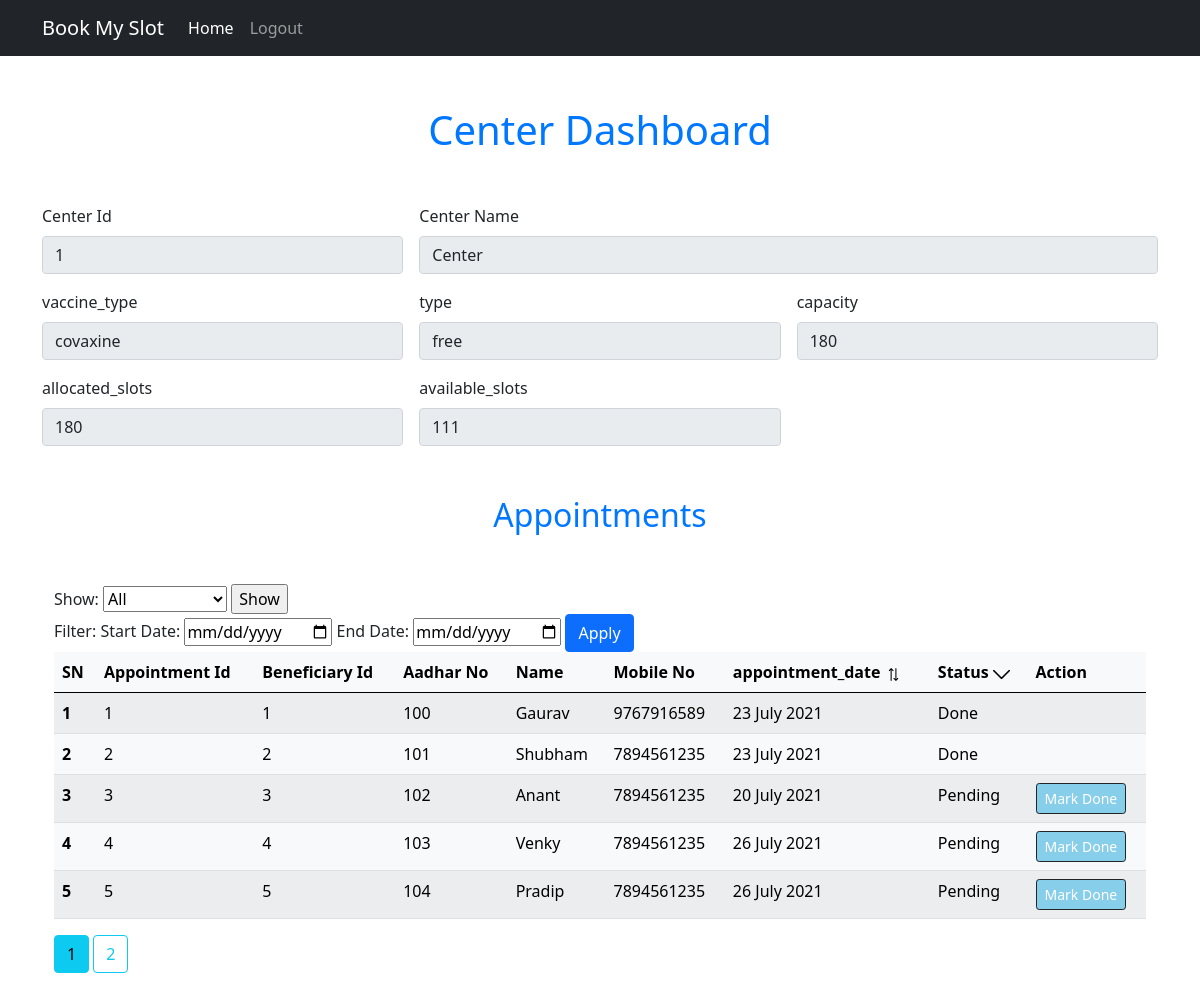
Page /center_dashboard?show=all&sort_by=status&order=asc (signed in) on the earlier database version.
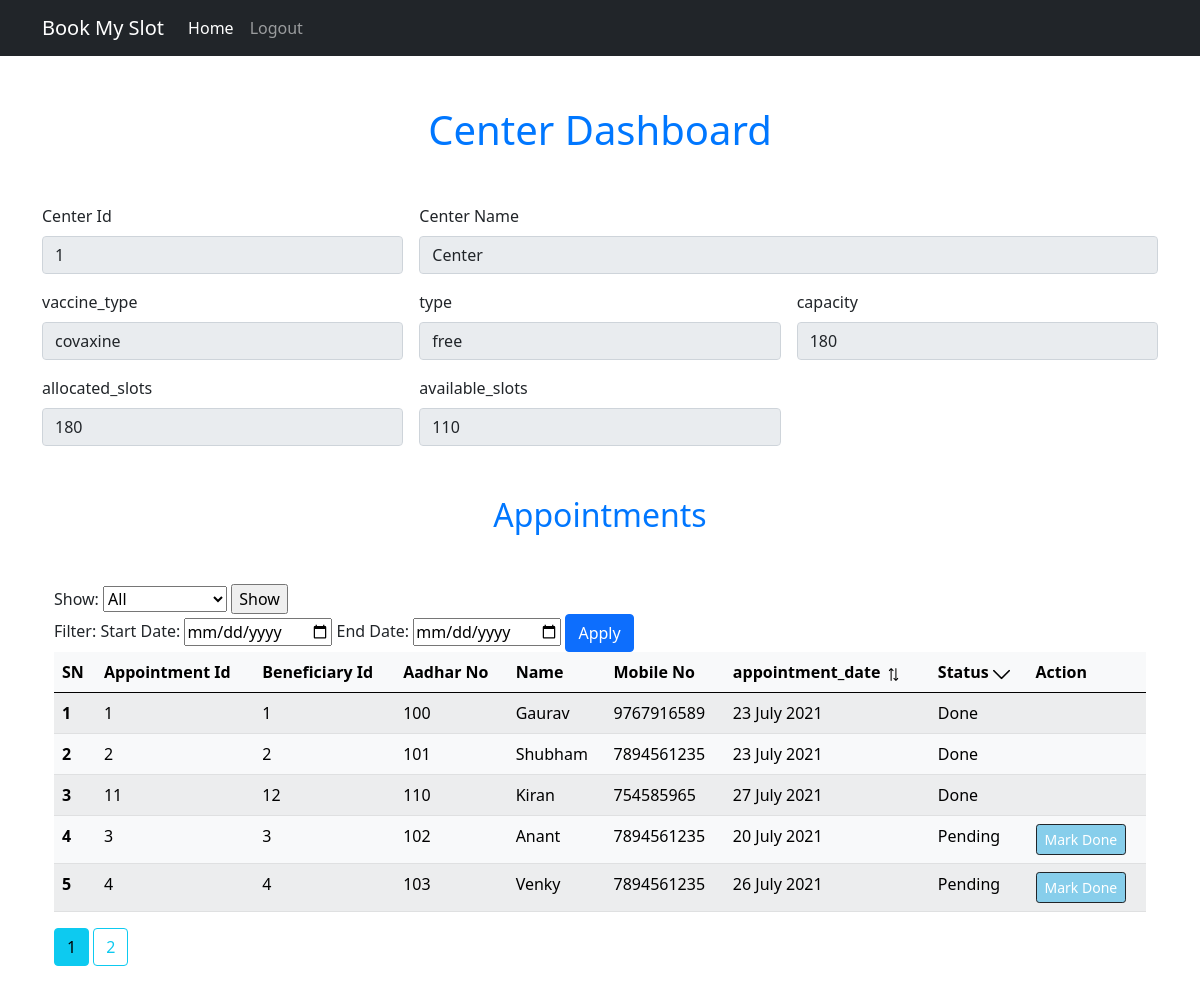
Same page on the later database version.
### models.py (models this page shows)
class Bookings(db.Model):
    __tablename__= 'bookings'
    booking_id=db.Column(db.Integer, primary_key=True)
    user_id=db.Column(db.Integer,db.ForeignKey('users.id'))
    center_id=db.Column(db.Integer,db.ForeignKey('centers.center_id'))
    vaccine=db.Column(db.String(100),default='V1')
    type=db.Column(db.String,default='free')
    booking_date=db.Column(db.DateTime, default=datetime.datetime.utcnow())
    appointment_date=db.Column(db.DateTime, default=datetime.datetime.utcnow())
    status=db.Column(db.String(50), default='Pending')

class User(db.Model,UserMixin):
    __tablename__= 'users'
    id=db.Column(db.Integer, primary_key=True)
    first_name=db.Column(db.String(100), nullable=False)
    last_name=db.Column(db.String(100), nullable=False)
    aadhar_no=db.Column(db.Integer(), nullable=False,unique=True)
    birth_year=db.Column(db.Integer(), nullable=False)
    email=db.Column(db.String(100),nullable=False)
    mobile_no=db.Column(db.Integer(), nullable=False)
    password=db.Column(db.String(100), nullable=False)
    dose = db.Column(db.Integer(), nullable=True)

### routes.py (the view)
@app.route("/center_dashboard")
@login_required
def center_dashboard():
    if is_authorized_staff():
        try:
            center_data =get_center(current_user.center_id)
            show_only = request.args.get("show")
            order = request.args.get("order")
            sort_by = request.args.get("sort_by")
            start_date = request.args.get("start_date")
            end_date = request.args.get("end_date")
            page=request.args.get('page',1,type=int)
            user_appo_data= user_and_appo_data_sroted(current_user.center_id,show_only=show_only,sort_by=sort_by, order=order,start_date=start_date,end_date=end_date,page=page)
            logged_in_staff_data = get_staff_data(current_user.staff_id)
            errmsg=""
            if session.get("errmsg"):
                errmsg = session.get("errmsg")
                flash(errmsg,"danger")
            return render_template('center_dashboard.html', center=center_data,data=user_appo_data,logged_in_staff_data=logged_in_staff_data)
        except Exception as e:
            print(e)
            flash("Some error occured, Try again later...","danger")
            return render_template('staff_login.html')
    else:
        flash("You are not a authorised staff to access this page","warning")
        return redirect(url_for("staff_login")),403

### auth.py (called while the page is built)
@login_manager.user_loader
def load_user(user_id):
    user=session.get('user_cat')
    if user == "Staff":
        return Staff.query.get(user_id)
    else:
        return User.query.get(user_id)

def is_authorized_staff():
    if not(session["user_cat"]=="Staff"):
        return False
    else:
        return True

### models.py (called while the page is built)
def get_staff_data(staff_id):
    result = Staff.query.get(staff_id)
    staff = staff_schema.dump(result)
    return staff

def get_center(center_id):
    result = Center.query.get(center_id)
    center = center_schema.dump(result)
    return center

### templates/center_dashboard.html (shortened to what the changed rows need)
{% extends 'base.html' %}
{% block body %}
<div class="container profile-container">
    <h1 class="center-text heading">Center Dashboard</h1>
    <form class="row g-3 " >
        {% if center %}
        {% set center_id=center.center_id %}
        {% set center_name=center.center_name %}
        {% set vaccine_type=center.vaccine_type %}
        {% set type=center.type %}
        {% set capacity=center.capacity%}
        {% set allocated_slots=center.allocated_slots%}
        {% set available_slots=center.available_slots%}
        {% set allocated_slots=center.allocated_slots%}
        {% else %}
        {% set center_id=NA %}
        {% set center_name=NA %}
        {% set vaccine_type=NA %}
        {% set type=NA %}
        {% set capacity=NA %}
        {% set allocated_slots= NA %}
        {% set available_slots= NA %}
        {% set allocated_slots= NA %}
        {% endif %}
        <div class="col-md-4">
            <label for="available_slots" class="form-label">available_slots</label>
            <input type="number" class="form-control" id="available_slots" value="{{available_slots}}" disabled>
        </div>
    </form>
    <div class="container my-4">
        <h2 class="center-text heading">Appointments</h2>
        <div>
          {% if request.args.get('show') %}
            {% set show_data=request.args.get('show') %}
            {% if show_data=='done' %}
              {% set is_done_selected='selected' %}
            {% elif show_data=='pending'%}
              {% set is_pending_selected='selected' %}
            {% else %}
            {% set is_all_selected='selected' %}
            {% endif %}
          {% else %}
          {% set show_data='all' %}
          {% endif %}
        <form action="">
        </form>
        </div>
        <div>
            {% if request.args.get('start_date') %}
              {% set start_date=request.args.get('start_date') %}
              {% set end_date=request.args.get('end_date') %}
            {% endif %}
              <form action="" method="GET">
                {% if request.args.get('start_date') %}
              </form>
                <a href="{{url_for('center_dashboard')}}"><button class="btn btn-primary "> Cancle</button></a>
                {% else %}
              </form>
                {% endif %}
        </div>
          {% if not data %}
          <div class="alert alert-warning" role="alert">
            No Appointments...
          </div>
          {% else %}
      <table class="table table-light table-striped">
        <thead>
            <tr>
              <th scope="col">SN</th>
              <th scope="col">Appointment Id</th>
              <th scope="col">Beneficiary Id </th>
              <th scope="col">Aadhar No</th>
              <th scope="col">Name</th>
              <th scope="col">Mobile No</th>
              <th scope="col">appointment_date
                {% if request.args.get('order') and request.args.get('sort_by')=='appointment_date' %}
                {% set sort_by=request.args.get('sort_by') %}
                {% set order=request.args.get('order') %}
                    {% if request.args.get('order')=='asc' %}
                      <a href="{{ url_for('center_dashboard',show=show_data,sort_by='appointment_date',order='desc') }}" >
                        <img class="sort-icon" src="{{ url_for('static',filename='images/d_arrow.png') }}" alt="">
                      </a>
                    {% else %}
                    <a href="{{ url_for('center_dashboard',show=show_data,sort_by='appointment_date',order='asc') }}" >
                      <img class="sort-icon" src="{{ url_for('static',filename='images/u_arrow.png') }}" alt="">
                    </a>
                    {% endif %}
                {% else %}
                  <a href="{{ url_for('center_dashboard',show=show_data,sort_by='appointment_date',order='desc') }}" >
                    <img class="sort-icon" src="{{ url_for('static',filename='images/sort.png') }}" alt="">
                  </a>
                {% endif %}
              </th>
              <th scope="col">Status
                {% if request.args.get('order') and request.args.get('sort_by')=='status' %}
                    {% if request.args.get('order')=='asc' %}
                      <a href="{{ url_for('center_dashboard',show=show_data,sort_by='status',order='desc') }}" >
                        <img class="sort-icon" src="{{ url_for('static',filename='images/d_arrow.png') }}" alt="">
                      </a>
                    {% else %}
                    <a href="{{ url_for('center_dashboard',show=show_data,sort_by='status',order='asc') }}" >
                      <img class="sort-icon" src="{{ url_for('static',filename='images/u_arrow.png') }}" alt="">
                    </a>
                    {% endif %}
                {% else %}
                  <a href="{{ url_for('center_dashboard',show=show_data,sort_by='status',order='desc') }}" >
                    <img class="sort-icon" src="{{ url_for('static',filename='images/sort.png') }}" alt="">
                  </a>
                {% endif %}
              </th>
              <th scope="col">Action</th>
            </tr>
          </thead>
          <tbody>
            {% for d in data.items %}
              <tr>
                <th scope="row">{{loop.index}}</th>
                <td>{{d.booking_id}}</td>
                <td>{{d.id}}</td>
                <td>{{d.aadhar_no}}</td>
                <td>{{d.first_name}}</td>
                <td>{{d.mobile_no}}</td>
                {% set date = d.appointment_date %}
                <td>{{date.strftime("%d %B %Y")}}</td>
                <td>{{d.status}}</td>
                <td>
                  {% if not d.status == "Done" %}
                  <a href="/shot_done/{{d.id}}" class="btn btn-dark btn-sm shot_done_btn">Mark Done</a>
                  {% endif  %}
              </tr>
              {% endfor %}
          </tbody>
      </table>
      {% set sort_by=request.args.get('sort_by',None) %}
      {% set order=request.args.get('order',None) %}
      {% set start_date=request.args.get('start_date',None) %}
      {% set end_date=request.args.get('end_date',None) %}
        {% for page_num in data.iter_pages(left_edge=1,right_edge=1,left_current=1,right_current=2) %}
            {% if page_num %}
              {% if data.page == page_num %}
                <a class="btn btn-info mb-4" href="{{url_for('center_dashboard',show=show_data,sort_by=sort_by,page=page_num)}}">{{page_num}}</a>
              {% else %}
                <a class="btn btn-outline-info mb-4" href="{{url_for('center_dashboard',show=show_data,sort_by=sort_by,order=order,start_date=start_date,end_date=end_date,page=page_num)}}">{{page_num}}</a>
              {% endif %}
            {% else %}
              ...
            {% endif %}
        {% endfor %}
      {% endif %}
    </div>
</div>
{% endblock body %}

Differences in the rows shown:
no longer on this page (row unchanged): Bookings: booking_id "5", id "5", aadhar_no "104", first_name "Pradip", mobile_no "7894561235", strftime "26 July 2021", status "Pending"
added Bookings: booking_id "11", id "12", aadhar_no "110", first_name "Kiran", mobile_no "754585965", strftime "27 July 2021", status "Done"
Other differences:
form field available_slots: "111" → "110"
